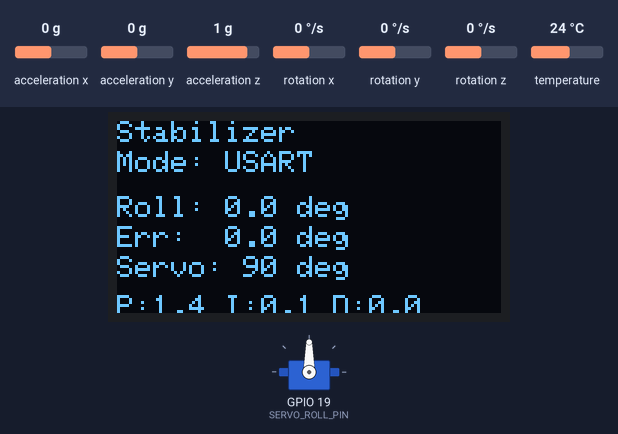
Recording of a program running on a simulated ESP32. Shown: 128×64 one-colour display, servo. Inputs (shaded band) come from the test bench; at power-on: acceleration x 0 g, rotation y 0 °/s, acceleration z 1 g, acceleration y 0 g, rotation x 0 °/s, rotation z 0 °/s, temperature 24 °C. What the program prints to the serial monitor is not drawn.

Above: at 2.8 s.
2.9 s: acceleration x set to -1.4 g
At 4.5 s:
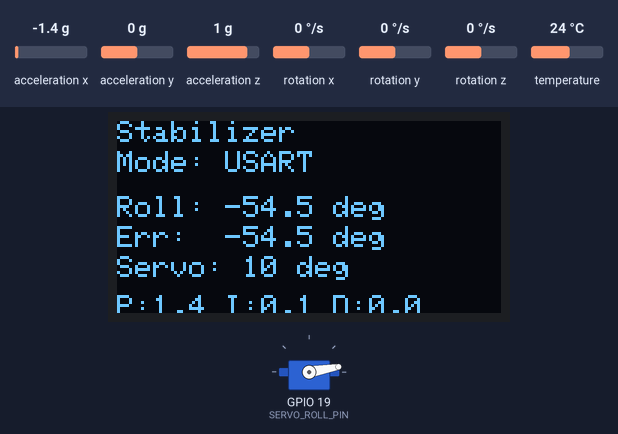
4.9 s: rotation y set to 100 °/s
At 6.37 s:
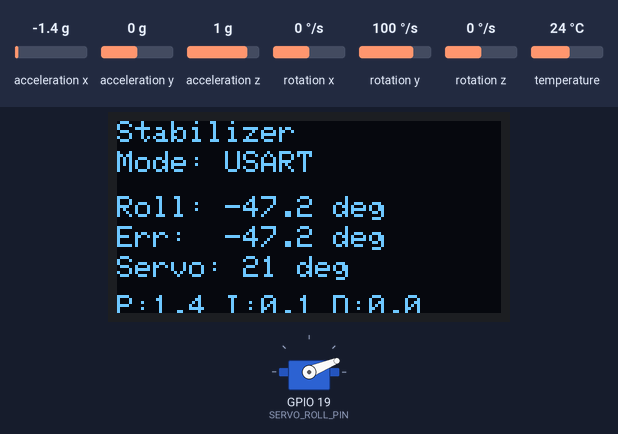
7.3 s: acceleration x set to -0.8 g
At 8.4 s:
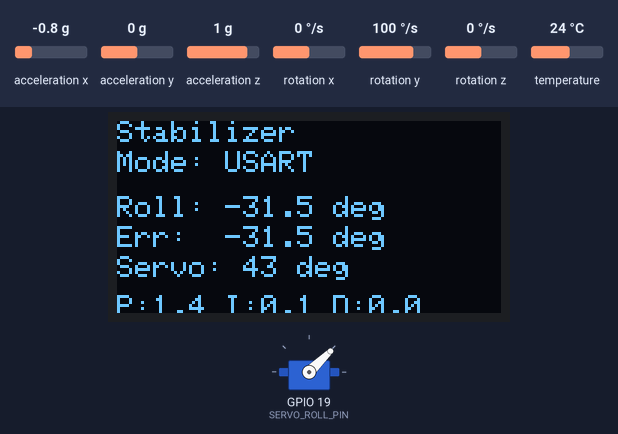
9.7 s: acceleration x set to 0 g
At 10.05 s:
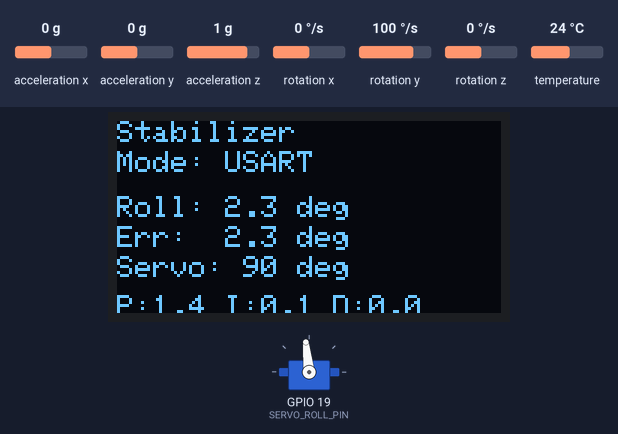
12.0 s: acceleration z set to 0.1 g
15.0 s: acceleration z set to -0.2 g
At 16.8 s:
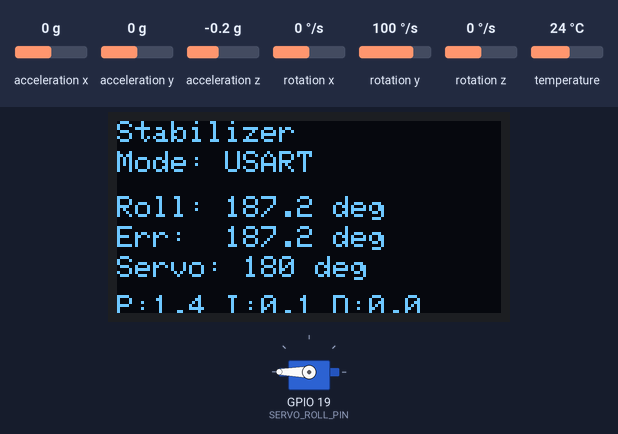
Timing chart, 0 to 17.8 s (numbered marks = the images above; inputs shaded):
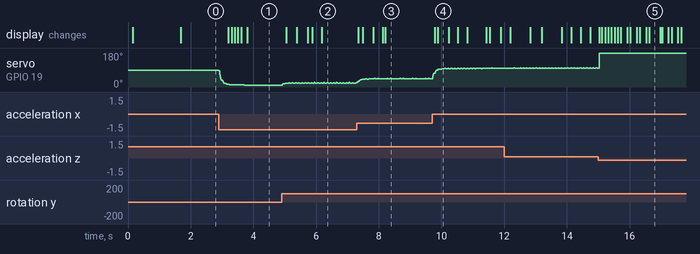

Measured:
- the behaviour switches between 0 and -0.1 g on acceleration z (found by bisection; images 4 and 5)
- after the input at 2.9 s, servo on GPIO 19 (SERVO_ROLL_PIN): moves from 90° to 10° over 0.81 s, starting at once; the display: first changes after 0.31 s (image 1 shows a later state)
- after the input at 7.3 s, the display: first changes after 0.05 s (image 3 shows a later state)
- after the input at 9.7 s, the display: first changes after 0.08 s (image 4 shows a later state)

The program:

main.cpp
```cpp
#include <Adafruit_MPU6050.h>
#include <Adafruit_Sensor.h>
#include <Wire.h>
#include <ESP32Servo.h>
#include <SPI.h>
#include <Adafruit_GFX.h>
#include <Adafruit_SSD1306.h>

#define OLED_MOSI   23
#define OLED_CLK    18
#define OLED_DC     16
#define OLED_CS     5
#define OLED_RESET  17

#define SCREEN_WIDTH 128
#define SCREEN_HEIGHT 64

Adafruit_SSD1306 display(SCREEN_WIDTH, SCREEN_HEIGHT,
  OLED_MOSI, OLED_CLK, OLED_DC, OLED_RESET, OLED_CS);

unsigned long lastDataPublish = 0;
const unsigned long dataPublishInterval = 20;

Adafruit_MPU6050 mpu;
Servo servoRoll;

const int SERVO_ROLL_PIN = 19;
const int RESET_WIFI_PIN = 0;
int servoRollPos = 90;

const int SERVO_MIN = 0;
const int SERVO_MAX = 180;
const int SERVO_CENTER = 90;

unsigned long lastOledUpdate = 0;
const unsigned long oledUpdateInterval = 100;

float angleRoll = 0;
float targetAngleRoll = 0;
float errorRoll = 0;
float lastErrorRoll = 0;
float integralRoll = 0;
float derivativeRoll = 0;

float Kp = 1.4;
float Ki = 0.07;
float Kd = 0.001;

unsigned long lastTime = 0;
float dt = 0.01;
float alpha = 0.96;

void updateOLED() {
  display.clearDisplay();
  display.setTextSize(1);
  display.setTextColor(SSD1306_WHITE);

  display.setCursor(0, 0);
  display.println(F("Stabilizer"));

  display.setCursor(0, 10);
  display.println(F("Mode: USART"));

  display.setCursor(0, 25);
  display.print(F("Roll: "));
  display.print(angleRoll, 1);
  display.println(F(" deg"));

  display.setCursor(0, 35);
  display.print(F("Err:  "));
  display.print(errorRoll, 1);
  display.println(F(" deg"));

  display.setCursor(0, 45);
  display.print(F("Servo: "));
  display.print(servoRollPos);
  display.println(F(" deg"));

  display.setCursor(0, 58);
  display.setTextSize(1);
  display.print(F("P:"));
  display.print(Kp, 1);
  display.print(F(" I:"));
  display.print(Ki, 1);
  display.print(F(" D:"));
  display.print(Kd, 1);

  display.display();
}

void setup() {
  Serial.begin(921600);
  delay(100);

  Serial.println("  Platform Stabilizer");

  if (!mpu.begin()) {
    Serial.println("Failed to find MPU6050 chip");
    while (1) {
      delay(10);
    }
  }
  Serial.println("MPU6050 Found!");

  mpu.setAccelerometerRange(MPU6050_RANGE_8_G);
  mpu.setGyroRange(MPU6050_RANGE_500_DEG);
  mpu.setFilterBandwidth(MPU6050_BAND_21_HZ);

  if(!display.begin(SSD1306_SWITCHCAPVCC)) {
    Serial.println(F("SSD1306 failed"));
  } else {
    Serial.println("OLED Display On");
    display.clearDisplay();
    display.setTextSize(1);
    display.setTextColor(SSD1306_WHITE);
    display.setCursor(0, 0);
    display.println(F("Stabilizer"));
    display.println(F("Initializing..."));
    display.display();
    delay(1000);
  }

  ESP32PWM::allocateTimer(0);
  servoRoll.setPeriodHertz(50);
  servoRoll.attach(SERVO_ROLL_PIN, 500, 2400);
  servoRoll.write(servoRollPos);

  Serial.println("Turned On");
  Serial.println("Calibrating... Keep the gimbal level and stable");
  delay(500);

  lastTime = millis();

  Serial.println("\n");
  Serial.println("Serial/USART mode\n");
}

void loop() {
  yield();

  if (Serial.available()) {
    String command = Serial.readStringUntil('\n');
    command.trim();

    if (command.startsWith("PID:")) {
      String pidValues = command.substring(4);
      int firstComma = pidValues.indexOf(',');
      int secondComma = pidValues.indexOf(',', firstComma + 1);

      if (firstComma > 0 && secondComma > firstComma) {
        Kp = pidValues.substring(0, firstComma).toFloat();
        Ki = pidValues.substring(firstComma + 1, secondComma).toFloat();
        Kd = pidValues.substring(secondComma + 1).toFloat();
        integralRoll = 0;

        Serial.print("PID Updated via Serial - Kp: ");
        Serial.print(Kp, 2);
        Serial.print(", Ki: ");
        Serial.print(Ki, 2);
        Serial.print(", Kd: ");
        Serial.println(Kd, 2);
      }
    }
  }

  sensors_event_t a, g, temp;
  if (!mpu.getEvent(&a, &g, &temp)) {
    Serial.println("MPU6050 read error!");
    delay(10);
    return;
  }

  unsigned long currentTime = millis();
  dt = (currentTime - lastTime) / 1000.0;
  if (dt <= 0 || dt > 1.0) dt = 0.02;
  lastTime = currentTime;

  float accelAngleRoll = atan2(a.acceleration.x, a.acceleration.z) * 180.0 / PI;
  float gyroRateRoll = g.gyro.y * 180.0 / PI;
  angleRoll = alpha * (angleRoll + gyroRateRoll * dt) + (1 - alpha) * accelAngleRoll;

  errorRoll = angleRoll - targetAngleRoll;

  integralRoll += errorRoll * dt;
  integralRoll = constrain(integralRoll, -40, 40);

  if ((servoRollPos >= 178 && errorRoll > 0) || (servoRollPos <= 2 && errorRoll < 0)) {
    integralRoll *= 0.5;
  }

  float rawDerivative = (errorRoll - lastErrorRoll) / dt;
  derivativeRoll = 0.9 * derivativeRoll + 0.1 * rawDerivative;

  float outputRoll = Kp * errorRoll + Ki * integralRoll + Kd * derivativeRoll;
  lastErrorRoll = errorRoll;

  float limitedOutput = constrain(outputRoll, -90, 90);

  int newServoPos = SERVO_CENTER + limitedOutput;
  newServoPos = constrain(newServoPos, SERVO_MIN, SERVO_MAX);

  servoRollPos = newServoPos;
  servoRoll.write(servoRollPos);

  unsigned long currentMillis = millis();
  if (currentMillis - lastDataPublish >= dataPublishInterval) {
    lastDataPublish = currentMillis;

    Serial.print("{\"r\":");
    Serial.print(angleRoll, 2);
    Serial.print(",\"g\":");
    Serial.print(gyroRateRoll, 2);
    Serial.print(",\"s\":");
    Serial.print(servoRollPos);
    Serial.print(",\"e\":");
    Serial.print(errorRoll, 2);
    Serial.print(",\"i\":");
    Serial.print(integralRoll, 1);
    Serial.println("}");
  }

  if (currentMillis - lastOledUpdate >= oledUpdateInterval) {
    lastOledUpdate = currentMillis;
    updateOLED();
  }
}
```
